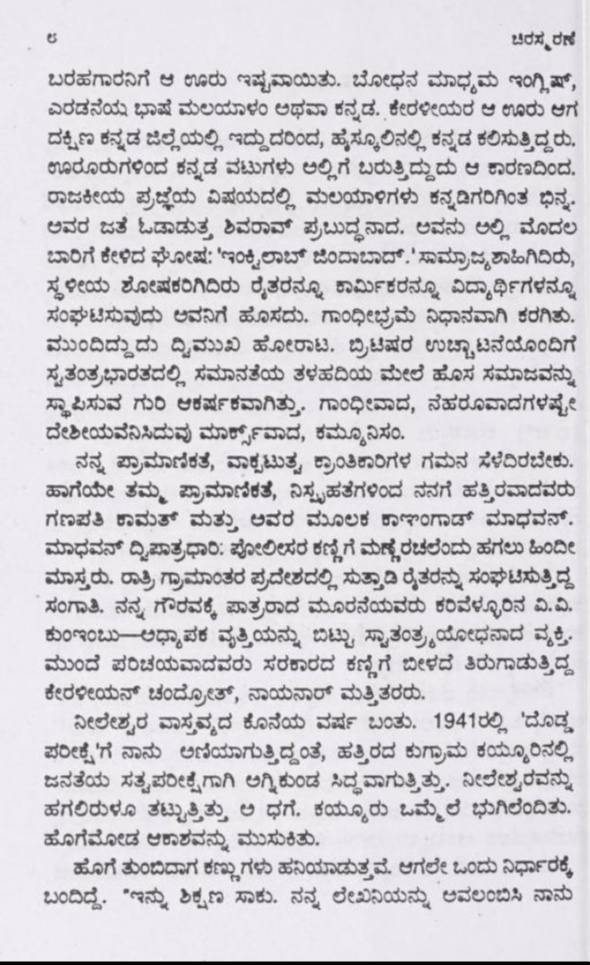
#> input picture tests/fixtures/real/01.png, 590 x 965 px
$ python -i image_processor.py   (imports and definitions only)
#> lines starting #> are read from the running program, lines starting #| are printed output that depends on the picture; after the words box and inside, x2 and y2 are one past the last pixel; in counts of white or black regions, pixels touching at a corner belong together
"""
Image Preprocessor and Ingestion
Handles loading, auto-orientation, resolution normalization, enhancement,
and validation of image documents.
"""

import os
from typing import Optional
import numpy as np
from PIL import Image, ImageOps, ImageEnhance

SUPPORTED_IMAGE_EXTENSIONS = {'.png', '.jpg', '.jpeg', '.tiff', '.tif', '.bmp', '.webp'}

# Tesseract's LSTM engine normalizes each text line to a fixed height, so it needs
# roughly 300 DPI to resolve detail. Kannada is far more sensitive to this than Latin:
# ottakshara (subscript conjuncts) sit below the base consonant and collapse into a
# smudge at low resolution, which no amount of dictionary correction can recover.
# A typical book page scanned at 300 DPI lands around 2400px on its long edge.
TARGET_LONG_EDGE = 2400

# Never blow an image up more than this. Beyond ~4x we are inventing pixels, not
# recovering detail, and memory/OCR time grow quadratically.
MAX_UPSCALE_FACTOR = 4.0


# [4 lines left out: function is_image_file, not called in this run]


def normalize_resolution(
    img: Image.Image,
    target_long_edge: int = TARGET_LONG_EDGE,
    max_scale: float = MAX_UPSCALE_FACTOR
) -> Image.Image:
    """
    Upscale a low-resolution page image so Tesseract sees enough detail to resolve
    Kannada conjuncts. Only ever scales *up* -- images already at or above the target
    are returned untouched, so this is safe to apply to high-DPI PDF rasterizations.

    Returns the image unchanged when no scaling is warranted.
    """
    w, h = img.size
    long_edge = max(w, h)
    if long_edge <= 0 or long_edge >= target_long_edge:
        return img

    scale = min(target_long_edge / long_edge, max_scale)
    if scale <= 1.01:
        return img

    new_size = (max(1, round(w * scale)), max(1, round(h * scale)))
    # LANCZOS keeps glyph edges as clean as resampling allows; bicubic visibly softens
    # the thin strokes that distinguish similar Kannada consonants.
    return img.resize(new_size, Image.LANCZOS)


# Skew below this is not worth correcting -- the rotation interpolation
# itself softens glyph edges slightly, so a fractional-degree "correction"
# on an already-straight scan is a net loss, not a gain.
MIN_SKEW_DEGREES = 0.3

# Cap how far we'll ever auto-rotate. A real scan skew is rarely more than a
# couple of degrees; letting the search range go wider risks the projection-
# profile method latching onto a spurious angle on a page that's mostly
# photos/diagrams rather than text rows (e.g. a physics textbook's figures).
MAX_SKEW_DEGREES = 8.0


# Fraction of each edge discarded before scoring a rotation. Rotating with
# expand=False fills the corners with white, and that wedge GROWS with the
# angle -- so it adds row-to-row variance that has nothing to do with text
# alignment, and the score climbs steadily as the angle gets more extreme. On a
# low-contrast page, where the real text signal is weak, that artifact
# dominates and the search runs to the edge of its range. Scoring only the
# common interior area removes the artifact and makes angles comparable.
# sin(8 degrees) is 0.14, so 10% covers the full search range.
_SKEW_SCORE_MARGIN = 0.10


def _otsu_threshold(arr: np.ndarray) -> int:
    """Otsu's method: the grey level that best separates ink from paper."""
    hist = np.bincount(arr.ravel(), minlength=256).astype(np.float64)
    total = hist.sum()
    if total <= 0:
        return 128
    levels = np.arange(256)
    w_bg = np.cumsum(hist)
    w_fg = total - w_bg
    valid = (w_bg > 0) & (w_fg > 0)
    if not valid.any():
        return 128
    sum_all = float((hist * levels).sum())
    sum_bg = np.cumsum(hist * levels)
    mean_bg = np.divide(sum_bg, w_bg, out=np.zeros_like(sum_bg), where=w_bg > 0)
    mean_fg = np.divide(sum_all - sum_bg, w_fg, out=np.zeros_like(sum_bg), where=w_fg > 0)
    between = w_bg * w_fg * (mean_bg - mean_fg) ** 2
    between[~valid] = -1.0
    return int(np.argmax(between))


def _text_row_variance(binary_arr: np.ndarray, angle: float) -> float:
    """
    Rotate a BINARIZED array by `angle` and score how sharply text rows
    separate from the gaps between them: well-aligned text makes the row-wise
    ink counts peak and trough, skewed text smears them together.

    The input must already be binarized. This function's docstring used to say
    "binarized" while every caller passed raw grayscale, and on a low-contrast
    page (one measured here had std 15 and never got brighter than 192) the row
    sums then track paper shading rather than text, leaving no real peak for
    the search to find.
    """
    img = Image.fromarray(binary_arr)
    rotated = img.rotate(angle, resample=Image.BILINEAR, expand=False, fillcolor=255)
    arr = np.asarray(rotated, dtype=np.float64)

    h, w = arr.shape
    my, mx = int(h * _SKEW_SCORE_MARGIN), int(w * _SKEW_SCORE_MARGIN)
    if h - 2 * my > 1 and w - 2 * mx > 1:
        arr = arr[my:h - my, mx:w - mx]

    row_sums = (255.0 - arr).sum(axis=1)
    return float(row_sums.var())


def detect_skew_angle(img: Image.Image) -> float:
    """
    Estimate a scanned page's rotation via the projection-profile method:
    search a small angle range for the rotation that maximizes text-row
    contrast. Works on a small downscaled grayscale copy purely for
    detection speed -- the returned angle is applied to the full-resolution
    image separately. Returns 0.0 if no clearly-better angle is found or if
    the page is too sparse (e.g. mostly blank/graphical) to trust.
    """
    gray = img.convert('L')
    # Downscale for a fast search -- skew angle doesn't need full detail.
    w, h = gray.size
    scale = min(1.0, 1000.0 / max(w, h))
    if scale < 1.0:
        gray = gray.resize((max(1, round(w * scale)), max(1, round(h * scale))), Image.BILINEAR)
    arr = np.asarray(gray, dtype=np.uint8)

    # Binarize before searching. The projection profile is meant to count ink
    # per row; on raw grayscale it instead measures paper shading, which on a
    # faded or low-contrast page swamps the text signal entirely.
    threshold = _otsu_threshold(arr)
    binary = np.where(arr > threshold, np.uint8(255), np.uint8(0))

    # Coarse pass across the full allowed range, then a fine pass around the
    # best coarse angle -- cheaper than a single fine-grained sweep.
    coarse_angles = np.arange(-MAX_SKEW_DEGREES, MAX_SKEW_DEGREES + 0.01, 0.5)
    best_coarse = max(coarse_angles, key=lambda a: _text_row_variance(binary, a))

    # Clamped: an unclamped fine pass around a boundary coarse angle can return
    # up to MAX_SKEW_DEGREES + 0.5, rotating further than the cap that exists
    # precisely to bound the damage a wrong angle can do.
    lo = max(-MAX_SKEW_DEGREES, best_coarse - 0.5)
    hi = min(MAX_SKEW_DEGREES, best_coarse + 0.5)
    scored = [(a, _text_row_variance(binary, a)) for a in np.arange(lo, hi + 0.01, 0.1)]
    best_angle, best_score = max(scored, key=lambda x: x[1])
    baseline_score = _text_row_variance(binary, 0.0)

    # A best angle sitting on the edge of the search range means the score was
    # still climbing when the range ran out -- i.e. no peak was found and this
    # is not a measurement of skew at all. Observed on a real page: a straight
    # but low-contrast scan scored best at the boundary, got rotated 8.5
    # degrees, and Tesseract went from reading it correctly to returning
    # nothing whatsoever. Declining to rotate is always the safe answer.
    if abs(best_angle) >= MAX_SKEW_DEGREES - 0.05:
        return 0.0

    # Require the corrected angle to meaningfully beat doing nothing --
    # guards against chasing noise on pages with little real text.
    if baseline_score <= 0 or best_score < baseline_score * 1.02:
        return 0.0
    if abs(best_angle) < MIN_SKEW_DEGREES:
        return 0.0
    return round(float(best_angle), 2)


def deskew_image(img: Image.Image) -> Image.Image:
    """
    Detect and correct page rotation. Returns the image unchanged (no
    resize/recompute) when the detected skew is negligible.
    """
    angle = detect_skew_angle(img)
    if angle == 0.0:
        return img
    fill = 'white' if img.mode == 'RGB' else 255
    return img.rotate(angle, resample=Image.BICUBIC, expand=False, fillcolor=fill)


def preprocess_for_ocr(img: Image.Image, enhance_contrast: bool = False, deskew: bool = True) -> Image.Image:
    """
    Shared pre-OCR pipeline applied regardless of source (standalone image
    file or a rasterized PDF page): straighten page rotation, then
    optionally boost contrast for faded scans. Resolution normalization is
    deliberately NOT included here -- a PDF page is already rasterized at
    the caller's chosen DPI, so upscaling doesn't apply the same way it
    does to an arbitrary source image (see load_and_preprocess_image).

    enhance_contrast defaults to False: confirmed on a real document (a
    clean, already-good-contrast modern exam-paper scan) that a blanket
    +20% contrast boost can catastrophically break Tesseract's output --
    coherent, near-perfect OCR degraded to complete word-salad, not a
    minor accuracy hit. The boost was only ever intended to help genuinely
    faded/low-contrast scans; applying it unconditionally to every image
    regardless of whether it's actually faded is what made it dangerous.
    Only pass True for a source already known to be faded.
    """
    if img.mode not in ('RGB', 'L'):
        img = img.convert('RGB')

    if deskew:
        img = deskew_image(img)

    if enhance_contrast:
        # Subtle contrast boost for faded scanned docs
        enhancer = ImageEnhance.Contrast(img)
        img = enhancer.enhance(1.2)

    return img


def load_and_preprocess_image(
    image_path: str,
    enhance_contrast: bool = False,
    upscale: bool = True,
    deskew: bool = True
) -> Image.Image:
    """
    Load an image, fix EXIF orientation, normalize resolution, straighten
    skew, and optionally boost contrast for OCR.
    """
#> called with image_path = '../../tests/fixtures/real/01.png', enhance_contrast = False, upscale = True, deskew = True
    if not os.path.exists(image_path):
        raise FileNotFoundError(f"Image not found at {image_path}")

    img = Image.open(image_path)
#> img is the input picture: PIL image 590x965 RGB; mean R, G, B 209.7, 207.7, 211.9
    # Fix orientation according to EXIF tag
    img = ImageOps.exif_transpose(img)

    # Convert RGBA / P to RGB
    if img.mode not in ('RGB', 'L'):
        img = img.convert('RGB')

    if upscale:
        img = normalize_resolution(img)

    return preprocess_for_ocr(img, enhance_contrast=enhance_contrast, deskew=deskew)
#> in _otsu_threshold, `hist = np.bincount(arr.ravel(), minlength=256).astype(np.float64)`: hist = 256 values, max 55524 at index 233, min 0 at index 4, mean 2386.7
#> in _otsu_threshold, `total = hist.sum()`: total = 611000
#> in _otsu_threshold, `w_bg = np.cumsum(hist)`: w_bg = 256 values from 13 to 611000
#> in _otsu_threshold, `w_fg = total - w_bg`: w_fg = 256 values, max 610987 at index 0, min 0 at index 243, mean 498271.4
#> in _otsu_threshold, `sum_all = float((hist * levels).sum())`: sum_all = 127557483
#> in _otsu_threshold, `sum_bg = np.cumsum(hist * levels)`: sum_bg = 256 values from 0 to 127557483
#> in _otsu_threshold, `mean_bg = np.divide(sum_bg, w_bg, out=np.zeros_like(sum_bg), where=w_b..`: mean_bg = 256 values from 0 to 208.8
#> in _otsu_threshold, `mean_fg = np.divide(sum_all - sum_bg, w_fg, out=np.zeros_like(sum_bg),..`: mean_fg = 256 values, max 243 at index 242, min 0 at index 243, mean 208.2
#> in _otsu_threshold, `between = w_bg * w_fg * (mean_bg - mean_fg) ** 2`: between = 256 values, max 5.57e+14 at index 179, min 0 at index 243, mean 2.61e+14
#> in detect_skew_angle, `threshold = _otsu_threshold(arr)`: threshold = 179
#> in detect_skew_angle, `binary = np.where(arr > threshold, np.uint8(255), np.uint8(0))`:
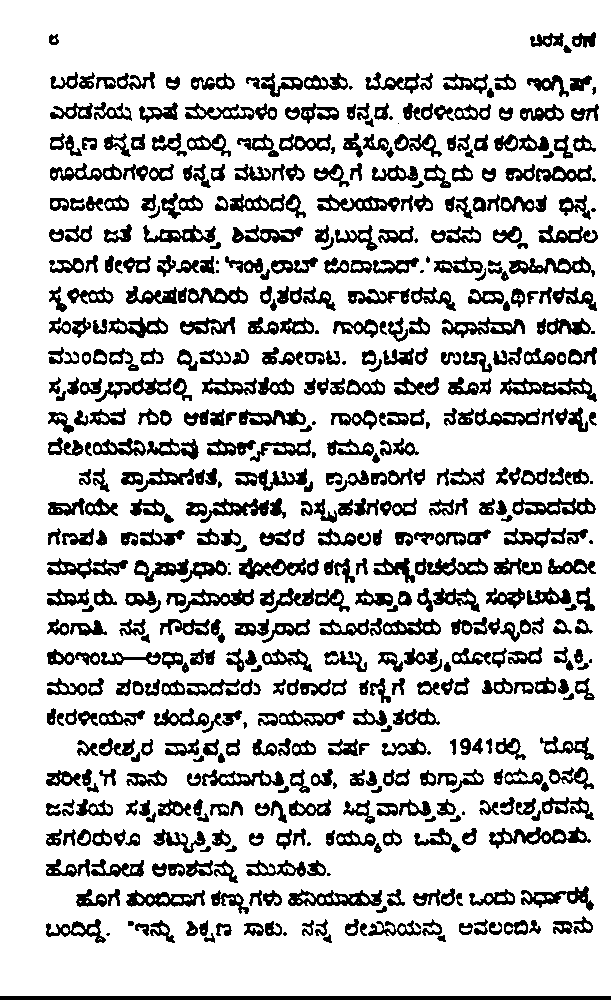
#> binary: shape (1000, 611); 80.1% white; 573 black regions (26 under 20 px), largest, box (x1, y1, x2, y2) and area: (0, 996, 611, 1000) 2444, (489, 827, 591, 849) 902, (500, 378, 597, 402) 872
#> in _text_row_variance, `row_sums = (255.0 - arr).sum(axis=1)`: row_sums = 800 values, max 46958 at index 533, min 11435 at index 792, mean 30388
#> in _text_row_variance (call 10), `arr = arr[my:h - my, mx:w - mx]`:
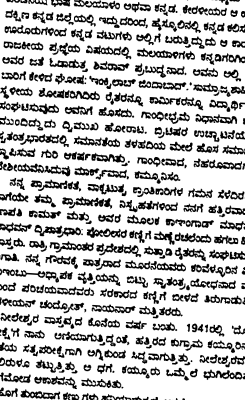
#> arr: shape (800, 489) float64 (shown at 1/2 size); min 0, max 255, mean 192
#> in _text_row_variance (call 10), `row_sums = (255.0 - arr).sum(axis=1)`: row_sums = 800 values, max 43021 at index 464, min 2683 at index 778, mean 30810.5
#> in _text_row_variance (call 11), `arr = arr[my:h - my, mx:w - mx]`:
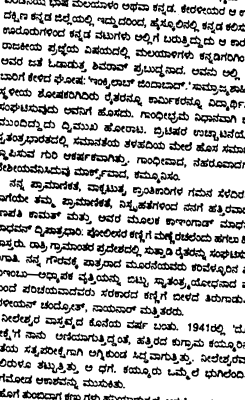
#> arr: shape (800, 489) float64 (shown at 1/2 size); min 0, max 255, mean 191.9
#> in _text_row_variance (call 11), `row_sums = (255.0 - arr).sum(axis=1)`: row_sums = 800 values, max 50575 at index 472, min 2311 at index 777, mean 30858.2
#> in _text_row_variance (call 12), `arr = arr[my:h - my, mx:w - mx]`:
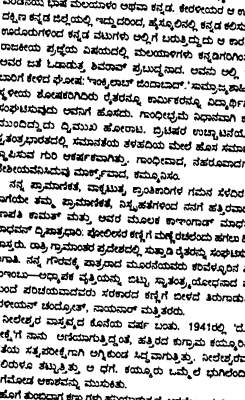
#> arr: shape (800, 489) float64 (shown at 1/2 size); min 0, max 255, mean 191.8
#> in _text_row_variance (call 12), `row_sums = (255.0 - arr).sum(axis=1)`: row_sums = 800 values, max 56908 at index 471, min 1228 at index 779, mean 30910
#> in _text_row_variance (call 13), `arr = arr[my:h - my, mx:w - mx]`:
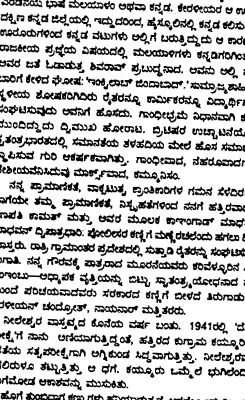
#> arr: shape (800, 489) float64 (shown at 1/2 size); min 0, max 255, mean 191.6
#> in _text_row_variance (call 13), `row_sums = (255.0 - arr).sum(axis=1)`: row_sums = 800 values, max 67330 at index 466, min 351 at index 780, mean 30988.6
#> in _text_row_variance (call 14), `arr = arr[my:h - my, mx:w - mx]`:
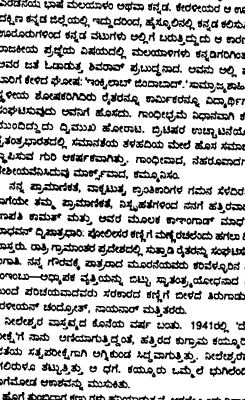
#> arr: shape (800, 489) float64 (shown at 1/2 size); min 0, max 255, mean 191.6
#> in _text_row_variance (call 14), `row_sums = (255.0 - arr).sum(axis=1)`: row_sums = 800 values, max 79585 at index 467, min 0 at index 302, mean 31020.9
#> in _text_row_variance (call 15), `rotated = img.rotate(angle, resample=Image.BILINEAR, expand=False, fil..`:
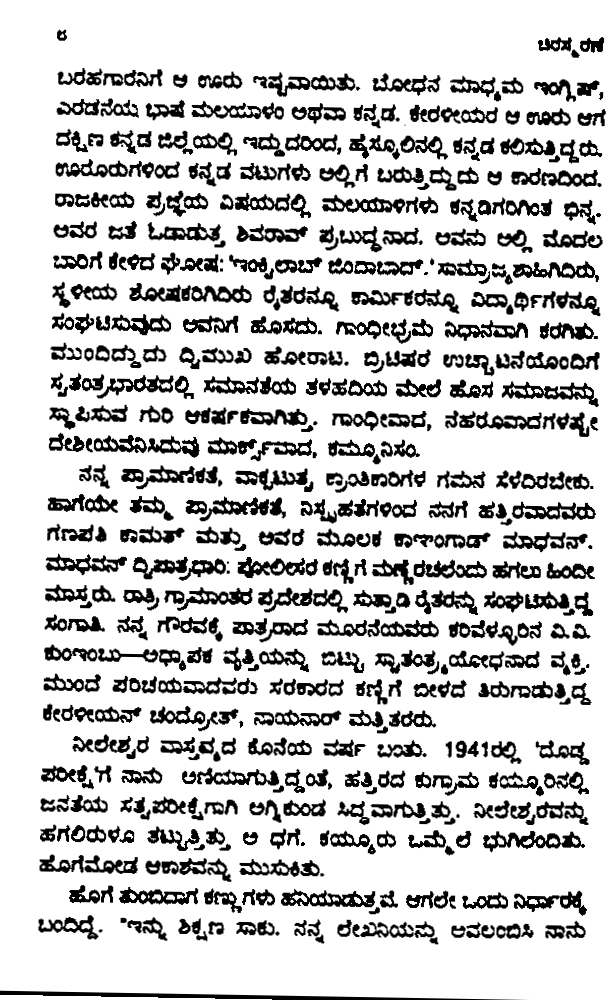
#> rotated: PIL image 611x1000 L; min 0, max 255, mean 204.4
#> in _text_row_variance (call 15), `row_sums = (255.0 - arr).sum(axis=1)`: row_sums = 800 values, max 78524 at index 467, min 0 at index 300, mean 30999.5
#> in detect_skew_angle, `best_coarse = max(coarse_angles, key=lambda a: _text_row_variance(bina..`: best_coarse = 0
#> in detect_skew_angle, `lo = max(-MAX_SKEW_DEGREES, best_coarse - 0.5)`: lo = -0.5
#> in detect_skew_angle, `hi = min(MAX_SKEW_DEGREES, best_coarse + 0.5)`: hi = 0.5
#> in detect_skew_angle, `scored = [(a, _text_row_variance(binary, a)) for a in np.arange(lo, hi..`: scored = [(-0.5, 751371557.6), (-0.4, 794383319.8), (-0.3, 836524430.8), (-0.2, 865947481.5), (-0.1, 892874374.6), (-1.11e-16, 922547326), (0.1, 886470613.2), (0.2, 853956176.3), (0.3, 820814574.8), (0.4, 777138284.3), (0.5, 733128845.2)]
#> in detect_skew_angle, `best_angle, best_score = max(scored, key=lambda x: x[1])`: best_angle = -1.11e-16; best_score = 922547326
#> in deskew_image, `angle = detect_skew_angle(img)`: angle = 0

>>> result = load_and_preprocess_image('../../tests/fixtures/real/01.png')

$ run again, on tests/fixtures/real/02.png
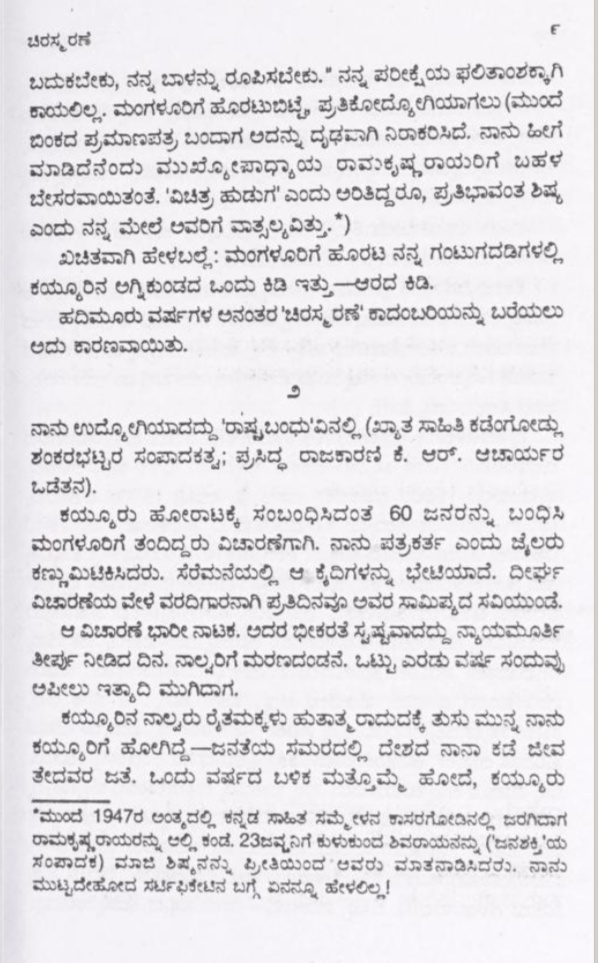
#> input picture tests/fixtures/real/02.png, 598 x 963 px
#> in load_and_preprocess_image, img is the input picture: PIL image 598x963 RGB; mean R, G, B 226.6, 224.5, 227.8
#> hist = 256 values, max 70249 at index 244, min 0 at index 0, mean 2425.8
#> total = 621000
#> w_bg = 256 values from 0 to 621000
#> w_fg = 256 values, max 621000 at index 0, min 0 at index 252, mean 547159.8
#> sum_all = 140072908
#> sum_bg = 256 values from 0 to 140072908
#> mean_bg = 256 values from 0 to 225.6
#> mean_fg = 256 values, max 252 at index 251, min 0 at index 252, mean 228.2
#> between = 256 values, max 3.59e+14 at index 197, min 0 at index 0, mean 1.39e+14
#> threshold = 197
#> binary: shape (1000, 621); 83.9% white; 542 black regions (30 under 20 px), largest, box (x1, y1, x2, y2) and area: (31, 195, 149, 215) 1072, (383, 314, 504, 338) 1068, (166, 616, 271, 633) 927
#> row_sums = 800 values, max 44590 at index 554, min 0 at index 267, mean 25559.7
#> in _text_row_variance (call 14), `arr = arr[my:h - my, mx:w - mx]`:
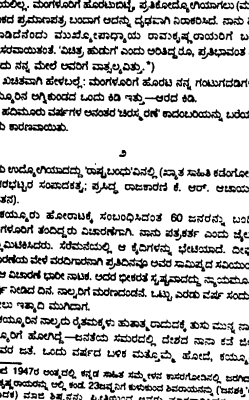
#> arr: shape (800, 497) float64 (shown at 1/2 size); min 0, max 255, mean 202.6
#> row_sums = 800 values, max 89882 at index 14, min 0 at index 26, mean 26037.3
#> in _text_row_variance (call 15), `rotated = img.rotate(angle, resample=Image.BILINEAR, expand=False, fil..`:
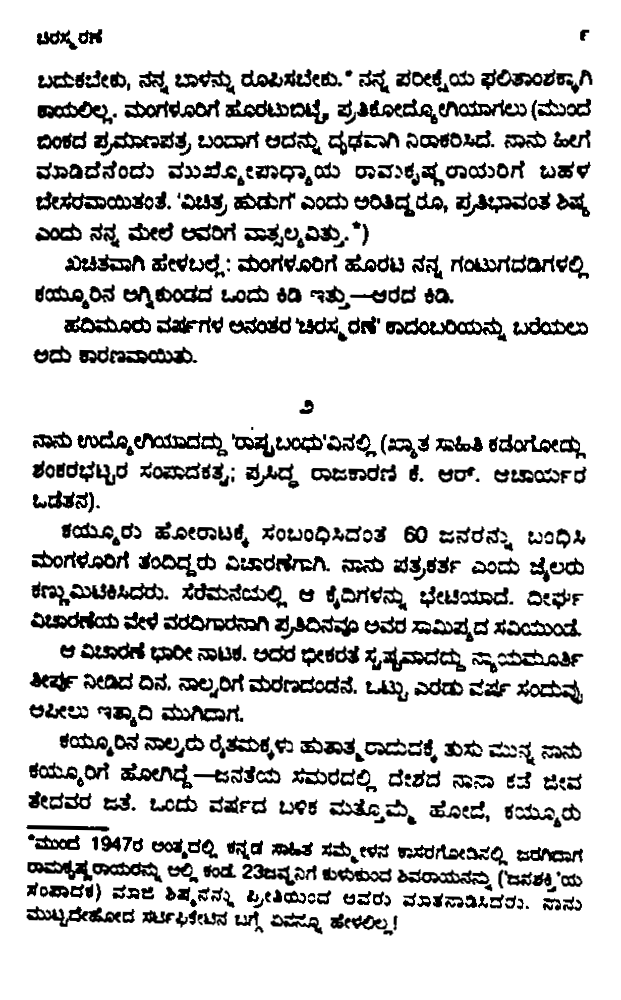
#> rotated: PIL image 621x1000 L; min 0, max 255, mean 213.8
#> row_sums = 800 values, max 99735 at index 106, min 0 at index 25, mean 26079.4
#> best_coarse = 0
#> lo = -0.5
#> hi = 0.5
#> scored = [(-0.5, 734153813.3), (-0.4, 741738920.9), (-0.3, 748813663), (-0.2, 749640914.7), (-0.1, 751659202.3), (-1.11e-16, 758067279.4), (0.1, 734481800.3), (0.2, 714881638.6), (0.3, 695470496.8), (0.4, 668075377.3), (0.5, 639093879.3)]
#> best_angle = -1.11e-16; best_score = 758067279.4
#> angle = 0
